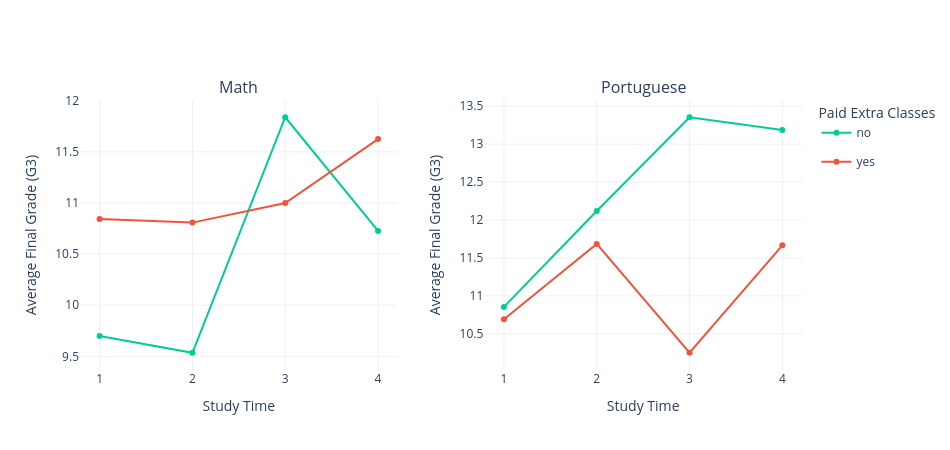

Here is the notebook cell this chart was saved with:
### Markdown cell above
## Extra classes

_Students who get higher grades tend to combine intensive study time with extra classes_

### Code cell
#| class: col-page-right
%run ../plots/extra_class_plot.ipynb

### Figure 1 — Plotly figure (JSON) as saved in the notebook; plotly's stock layout.template omitted (floating-point values rounded to 4 significant figures)
{"data": [{"legendgroup": "no", "line": {"color": "#00CC96"}, "marker": {"color": "#00CC96"}, "mode": "lines+markers", "name": "no", "showlegend": true, "type": "scatter", "x": [1, 2, 3, 4], "xaxis": "x", "y": [9.699, 9.535, 11.84, 10.73], "yaxis": "y"}, {"legendgroup": "yes", "line": {"color": "#EF553B"}, "marker": {"color": "#EF553B"}, "mode": "lines+markers", "name": "yes", "showlegend": true, "type": "scatter", "x": [1, 2, 3, 4], "xaxis": "x", "y": [10.84, 10.81, 11.0, 11.62], "yaxis": "y"}, {"legendgroup": "no", "line": {"color": "#00CC96"}, "marker": {"color": "#00CC96"}, "mode": "lines+markers", "name": "no", "showlegend": false, "type": "scatter", "x": [1, 2, 3, 4], "xaxis": "x2", "y": [10.85, 12.12, 13.35, 13.19], "yaxis": "y2"}, {"legendgroup": "yes", "line": {"color": "#EF553B"}, "marker": {"color": "#EF553B"}, "mode": "lines+markers", "name": "yes", "showlegend": false, "type": "scatter", "x": [1, 2, 3, 4], "xaxis": "x2", "y": [10.69, 11.68, 10.25, 11.67], "yaxis": "y2"}], "layout": {"annotations": [{"font": {"size": 16}, "showarrow": false, "text": "Math", "x": 0.22, "xanchor": "center", "xref": "paper", "y": 1, "yanchor": "bottom", "yref": "paper"}, {"font": {"size": 16}, "showarrow": false, "text": "Portuguese", "x": 0.78, "xanchor": "center", "xref": "paper", "y": 1, "yanchor": "bottom", "yref": "paper"}], "height": 450, "legend": {"title": {"text": "Paid Extra Classes"}}, "width": 950, "xaxis": {"anchor": "y", "domain": [0, 0.44], "tickmode": "array", "tickvals": [1, 2, 3, 4], "title": {"text": "Study Time"}}, "xaxis2": {"anchor": "y2", "domain": [0.56, 1], "tickmode": "array", "tickvals": [1, 2, 3, 4], "title": {"text": "Study Time"}}, "yaxis": {"anchor": "x", "domain": [0, 1], "title": {"text": "Average Final Grade (G3)"}}, "yaxis2": {"anchor": "x2", "domain": [0, 1], "title": {"text": "Average Final Grade (G3)"}}}}
